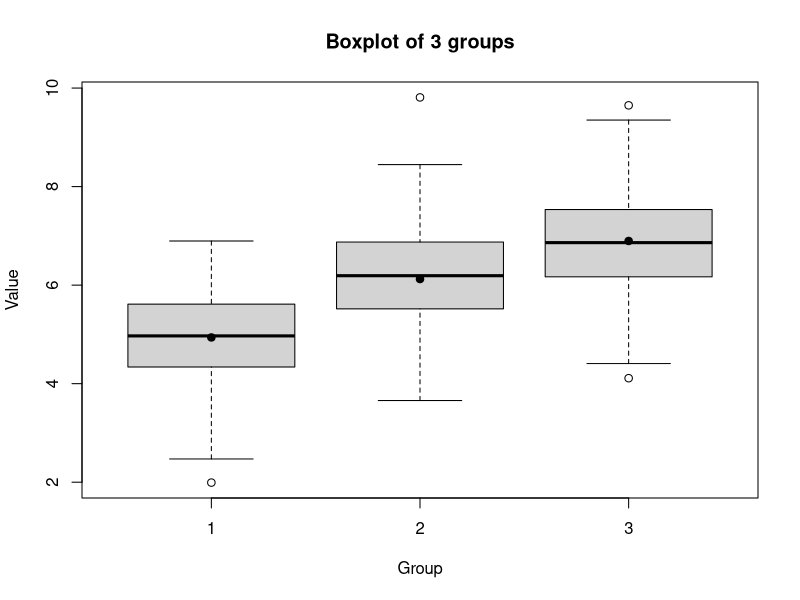
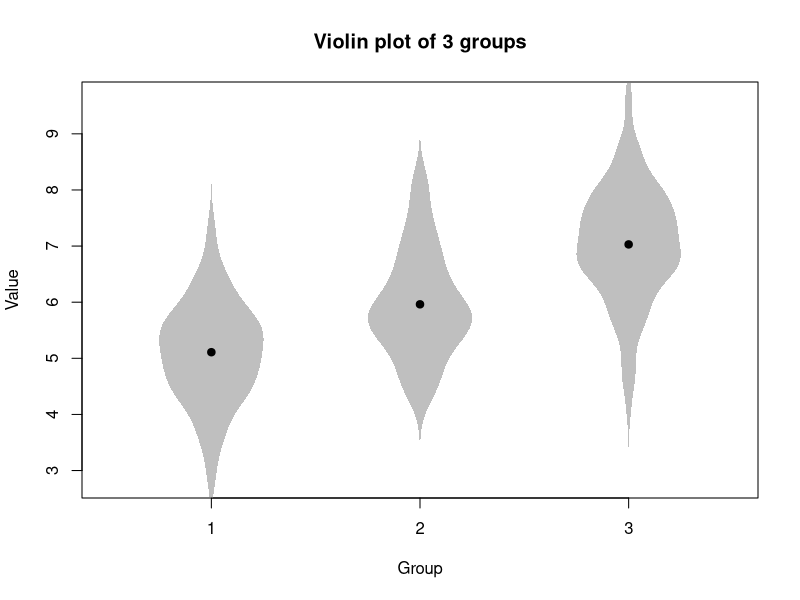
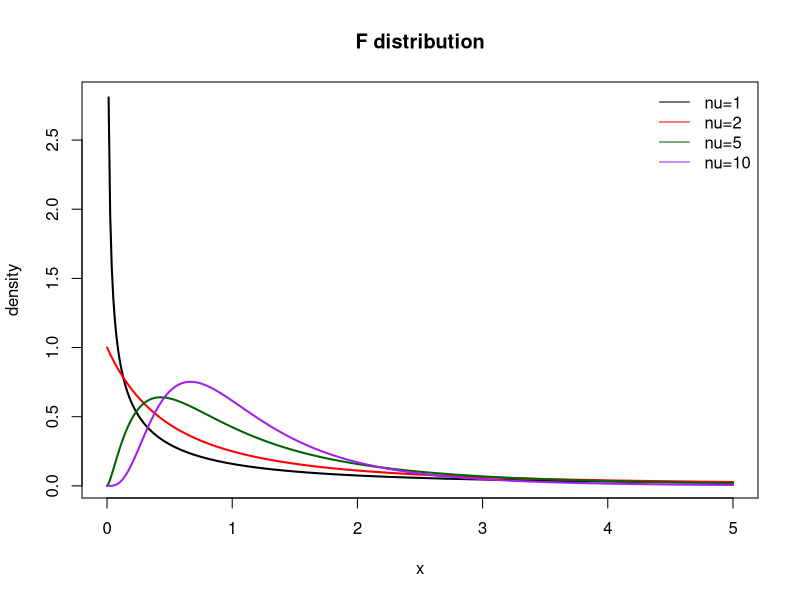
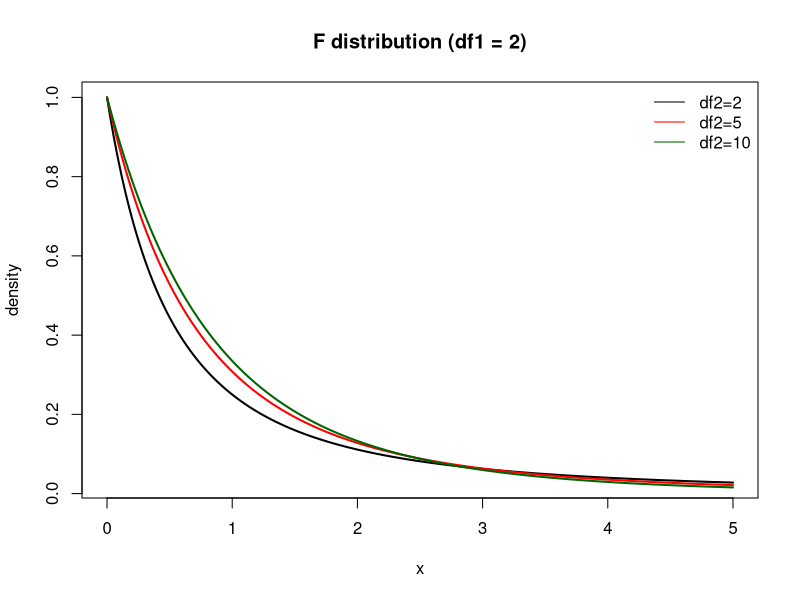

Write the R code that produced these figures, in order.
############################################################
# ABtest05.R
# ipynb → R 完全変換（全コード＋丁寧な日本語コメント）
# テーマ：多群比較・分散分析（ANOVA）・F分布
############################################################


############################################################
# Section 1：K群へのランダム割り当て
############################################################

set.seed(1)

n <- 300        # 全サンプル数
K <- 3          # 群の数（3群）

# 各群に同じ人数が割り当たるようにランダム化
group <- sample(rep(1:K, n / K))
print(group)


############################################################
# Section 2：群ごとに平均が異なるデータ生成
############################################################

# 群ごとに平均値を変える（例：群1=5, 群2=6, 群3=7）
mu <- c(5, 6, 7)

# 観測値 y を生成（正規分布）
y <- rnorm(n, mean = mu[group], sd = 1)

# 群3のデータを確認
y[group == 3]


############################################################
# Section 3：群ごとの要約統計量（sapply）
############################################################

# group ごとにデータを分ける
by_grp <- split(y, group)

# 群ごとのサンプルサイズ
n_g <- sapply(by_grp, length)

# 群ごとの平均
mean_g <- sapply(by_grp, mean)

# 群ごとの標準偏差
sd_g <- sapply(by_grp, sd)

# 表にまとめる
summary_table <- data.frame(
  n = n_g,
  mean = mean_g,
  sd = sd_g
)

print(summary_table)

# → 群ごとに平均値が異なっていることが確認できる


############################################################
# Section 4：3群比較（箱ひげ図）
############################################################

boxplot(y ~ factor(group),
        xlab = "Group",
        ylab = "Value",
        main = "Boxplot of 3 groups")

# 平均値を黒点で重ねる
points(1:3, tapply(y, group, mean), pch = 19)


############################################################
# Section 5：バイオリンプロット（参考）
############################################################

set.seed(1)

n <- 300
g <- rep(1:3, each = 100)
y <- rnorm(n, mean = mu[g], sd = 1)

vioplot <- function(x, at){
  d <- density(x)
  d$y <- d$y / max(d$y) * 0.25
  polygon(c(at - d$y, rev(at + d$y)),
          c(d$x, rev(d$x)),
          border = NA, col = rgb(0.5, 0.5, 0.5, 0.5))
}

plot(NULL, xlim = c(0.5, 3.5), ylim = range(y),
     xaxt = "n", xlab = "Group", ylab = "Value",
     main = "Violin plot of 3 groups")
axis(1, at = 1:3)

for(i in 1:3){
  vioplot(y[g == i], i)
}

points(1:3, tapply(y, g, mean), pch = 19)


############################################################
# Section 6：F分布の可視化（自由度を変える）
############################################################

x <- seq(0, 5, length = 400)

# df1 = df2 = nu
plot(x, df(x, 1, 1), type = "l", lwd = 2,
     ylab = "density", main = "F distribution")
lines(x, df(x, 2, 2), col = "red", lwd = 2)
lines(x, df(x, 5, 5), col = "darkgreen", lwd = 2)
lines(x, df(x, 10, 10), col = "purple", lwd = 2)

legend("topright",
       legend = c("nu=1", "nu=2", "nu=5", "nu=10"),
       col = c("black", "red", "darkgreen", "purple"),
       lty = 1, bty = "n")


############################################################
# Section 7：F分布（df1=2 固定）
############################################################

plot(x, df(x, 2, 2), type = "l", lwd = 2,
     ylab = "density", main = "F distribution (df1 = 2)")
lines(x, df(x, 2, 5), col = "red", lwd = 2)
lines(x, df(x, 2, 10), col = "darkgreen", lwd = 2)

legend("topright",
       legend = c("df2=2", "df2=5", "df2=10"),
       col = c("black", "red", "darkgreen"),
       lty = 1, bty = "n")


############################################################
# Section 8：分散分析（ANOVA）
############################################################

set.seed(1)

n <- 300
group <- sample(rep(1:3, n / 3))
y <- rnorm(n, mean = mu[group], sd = 1)

# aov(): analysis of variance
fit <- aov(y ~ factor(group))

# 結果表示
print(summary(fit))


############################################################
# Section 9：F値とp値の確認
############################################################

s <- summary(fit)[[1]]

cat("F =", s[1, "F value"],
    " p =", s[1, "Pr(>F)"], "\n")

# p値が有意水準（例：0.05）より小さければ、
# 「群間の平均には差がある」と判断する


############################################################
# Section 10：応用例（動画広告A/B/Cの滞在時間）
############################################################

# 動画A, B, C の3種類の広告を想定
set.seed(2)

n <- 300
group <- sample(rep(c("A", "B", "C"), n / 3))

# 各広告の平均滞在時間（秒）
mu_ad <- c(A = 30, B = 35, C = 40)

# 観測データ
time <- rnorm(n, mean = mu_ad[group], sd = 5)

# 分散分析
fit_ad <- aov(time ~ group)

print(summary(fit_ad))

s <- summary(fit_ad)[[1]]
cat("F =", s[1, "F value"],
    " p =", s[1, "Pr(>F)"], "\n")

# → 3広告の平均滞在時間に差があるかを検定できる


############################################################
# 以上：ABtest05 の全コードを完全収録！
############################################################
